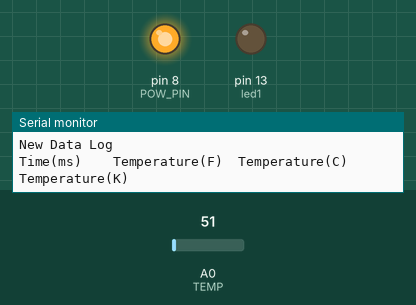
This sketch was run on a simulated Arduino Uno, built with avr-gcc and run on an emulated ATmega328P. Shown: output pins drawn as LEDs (lit = HIGH), the last lines printed to the serial monitor. The inputs (shaded band) are chosen by the test bench; at power-on: A0 (TEMP) = 51. Sleep ends after the set time or at an interrupt; storage starts empty.

Above: at 4.1 s.
At 12.5 s:
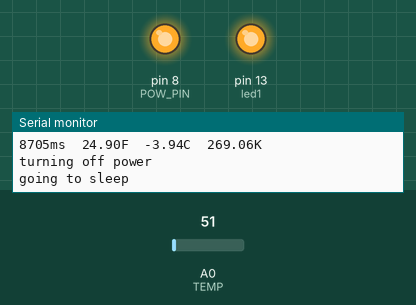
Timing chart, 0 to 21.3 s (numbered marks = the images above):
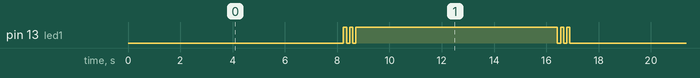

The sketch:

SaveTempInterruptSleep.ino
```cpp
/*
 * SaveTempInterruptSleep
 *
 * Read temperature and
 * Save as .CSV file
 * On an SD card
 * With sleeper code
 *
 * Tim Sorey*, Jennifer McClure*, and Carl A. Fahlstrom^
 *
 * *Central Washington University
 * ^Fahlstrom Research LLC
 *
 * Read of temperature and save to SD by Jenifer McClure and Tim Sorey - 2014.
 * Working version of sleep and logic to switch timers - Carl Fahlstrom - 2014.
 * use of timer1_flag from Donal Morrissey - 2011.
 * setup of timer1 from https://arduinodiy.wordpress.com/2012/02/28/timer-interrupts/
 * setup of watchdog timer from http://donalmorrissey.blogspot.com/2010/04/sleeping-arduino-part-5-wake-up-via.html
 */

// Includes
#include <avr/power.h>
#include <avr/sleep.h>
#include <avr/wdt.h>
#include <SD.h>

// Choose which internal timer will be used to wake the device
// from sleep.
// Only one of these can be uncommented.
#define USE_WDT;        // Use the watchdog timer.
//#define USE_TIMER1;       // Use timer1.

// Pin 13 has an LED connected on most Arduino boards.
// give it a name:
int led1 = 13;

// Define the number of sleep cycles before data collection
// timer1 allows about 4s of sleep per cycle.
// WDT could be used for 8s sleep cycles.  Longer sleep cycles
// require an external trigger for wakeup.
const int sleepLimit = 1;
volatile int sleepTimes = 0;

volatile int timer_flag = 0;

// Set a number of samples to collect between sleep cycles.  If sampling will take more then
// 4s, the interrupt flag should be disabled until done.  May have to also disable the WDT if using it.
//
int num_collect = 5;

// Select a delay between sample collections
int collect_delay = 100;

//MUST ALWAYS SET CS PIN
const int CS_PIN = 10;

//This is the pin the SD card
//Will draw power from
//So set it high
const int POW_PIN = 8;

//Temperature sensor on analog pin 0
int TEMP = 0;

// the setup routine runs once when you press reset:
void setup() {
  // initialize Timer1
  cli();         // disable global interrupts
  #ifdef USE_TIMER1
    const char* timer_st = "Using Timer1";
    TCCR1A = 0;    // set entire TCCR1A register to 0
    TCCR1B = 0;    // set entire TCCR1B register to 0
    // enable Timer1 overflow interrupt:
    TIMSK1 |= (1 << TOIE1); //Atmega8 has no TIMSK1 but a TIMSK register

    // Set prescaling
    TCCR1B |= (1 << CS10); // Sets bit CS10 in TCCR1B
    TCCR1B |= (1 << CS12); // Sets bit CS12 in TCCR1B
    // This is achieved by shifting binary 1 (0b00000001)
    // to the left by CS10 bits. This is then bitwise
    // OR-ed into the current value of TCCR1B, which effectively set
    // this one bit high. Similar: TCCR1B |= _BV(CS10);
  #endif

  #ifdef USE_WDT
  const char* timer_st = "Using Watchdog timer";
  /*** Setup the WDT ***/

  /* Clear the reset flag. */
  MCUSR &= ~(1<<WDRF);

  /* In order to change WDE or the prescaler, we need to
   * set WDCE (This will allow updates for 4 clock cycles).
   */
  WDTCSR |= (1<<WDCE) | (1<<WDE);

  /* set new watchdog timeout prescaler value */
  WDTCSR = 1<<WDP0 | 1<<WDP3; /* 8.0 seconds */

  /* Enable the WD interrupt (note no reset). */
  WDTCSR |= _BV(WDIE);
  #endif

  // enable global interrupts:
  sei();

  pinMode(led1, OUTPUT);
  // Serial is the USB connection to host computer.
  Serial.begin(9600);
  // On the Leonardo a sperate serial is availabe on PINs 0 and 1 - Serial 1
  Serial.println("Initializing Card");

  //Set CS Pin as an output
  pinMode(CS_PIN, OUTPUT);

  //Set the power high
  pinMode(POW_PIN, OUTPUT);
  digitalWrite(POW_PIN, HIGH);

  //Has the card been initialized?
  if (!SD.begin(CS_PIN))
  {
    Serial.println("Card Failure");
    return;
  }
  else
  {
    Serial.println("Card Ready");
  }

  //Display a header in the .csv file
  File dataFile = SD.open("log.csv", FILE_WRITE);

  if (dataFile)
  {
    dataFile.println("New Data Log");
    dataFile.print("Time (ms)");
    dataFile.print(",");
    dataFile.print("Temperature (F)");
    dataFile.print(",");
    dataFile.print("Temperature (C)");
    dataFile.print(",");
    dataFile.println("Temperature (K)");
  }

  //Display a header on the Serial Monitor
  Serial.println("New Data Log");
  Serial.print("Time(ms)");
  Serial.print("    ");
  Serial.print("Temperature(F)");
  Serial.print("  ");
  Serial.print("Temperature(C)");
  Serial.print("  ");
  Serial.println("Temperature(K)");
}

#ifdef USE_TIMER1
ISR(TIMER1_OVF_vect)
#endif
#ifdef USE_WDT
ISR(WDT_vect)
#endif
{
  if(timer_flag == 0)
   {
     Serial.println("setting the timer flag");
     timer_flag = 1;
     Serial.println("waking up");
     sleep_disable();
     Serial.println("turning on all power");
     power_all_enable();
   }
   else
   {
     Serial.println("Timer overrun.");
   }
}


void sleepNow ()
{
  /* The 5 different modes are:
  *     SLEEP_MODE_IDLE         -the least power savings
  *     SLEEP_MODE_ADC
  *     SLEEP_MODE_PWR_SAVE
  *     SLEEP_MODE_STANDBY
  *     SLEEP_MODE_PWR_DOWN     -the most power savings
  */

  // sleep mode is set here
  // only SLEEP_MODE_IDLE works with timer 1
  #ifdef USE_TIMER1
  set_sleep_mode(SLEEP_MODE_IDLE);
  #endif
  #ifdef USE_WDT
  set_sleep_mode(SLEEP_MODE_PWR_DOWN);
  #endif
  Serial.println("turning off power");
  power_adc_disable();
  power_spi_disable();
  power_timer0_disable();
  #ifdef USE_WDT
  power_timer1_disable();
  #endif
  power_timer2_disable();
  power_twi_disable();

  //actually putting device to sleep
  Serial.println("going to sleep");
  sleep_mode();
}

// the loop routine runs over and over again forever:
void loop()
{
  if (timer_flag == 1)
  {
    Serial.println("clearing the timer1 flag");
    timer_flag = 0;
    sleepTimes++;
    if (sleepTimes == sleepLimit)
    {
      if ((num_collect * collect_delay) > 3000)
      {
        // Disable global interrupts
        cli();
      }
      for (int i=0; i<num_collect;i++)
      {
        sleepTimes = 0;
        Serial.println("collecting data");
        digitalWrite(led1, !digitalRead(led1));
        long timestamp = millis();

        //Open a file and write to it
        File dataFile = SD.open("log.csv", FILE_WRITE);

        if (dataFile)
        {
          //Read the temperature sensor in bits
          int BIT = analogRead(TEMP);
          //Convert bits into farenheit
          float TempF =(BIT / 1024.0) * (5000 / 10);
          //Convert farenheit into celsius
          float TempC = ( (TempF - 32) * 5) / 9;
          //conver celsius into kelvin
          float TempK = 273 + TempC;

          //Displaying the data in log.csv
          dataFile.print(timestamp);
          dataFile.print(",");
          dataFile.print(TempF);
          dataFile.print(",");
          dataFile.print(TempC);
          dataFile.print(",");
          dataFile.println(TempK);

          //Data isnt written to log.csv
          //until the program is closed
          dataFile.close();

          //Displaying the data in the Serial Monitor
          Serial.print(timestamp);
          Serial.print("ms  ");
          Serial.print(TempF);
          Serial.print("F  ");
          Serial.print(TempC);
          Serial.print("C  ");
          Serial.print(TempK);
          Serial.println("K");
        }

        else
        {
          Serial.println("Couldn't open log.csv");
        }

        delay(collect_delay);

      }
      if ((num_collect * collect_delay) > 3000)
      {
        // Enable global interrupts
        sei();
      }
    }

    sleepNow();

  }
}
```

Measured:
- by itself, pin 13 (led1): repeats every 16.4 s: LOW 0.11 s, HIGH 0.11 s, LOW 0.11 s, HIGH 7.7 s, LOW 0.14 s, HIGH 0.11 s, LOW 0.11 s, HIGH 0.11 s, LOW 7.7 s, HIGH 0.14 s
- by itself, everything shown: repeats every 16.4 s, in 10 steps
